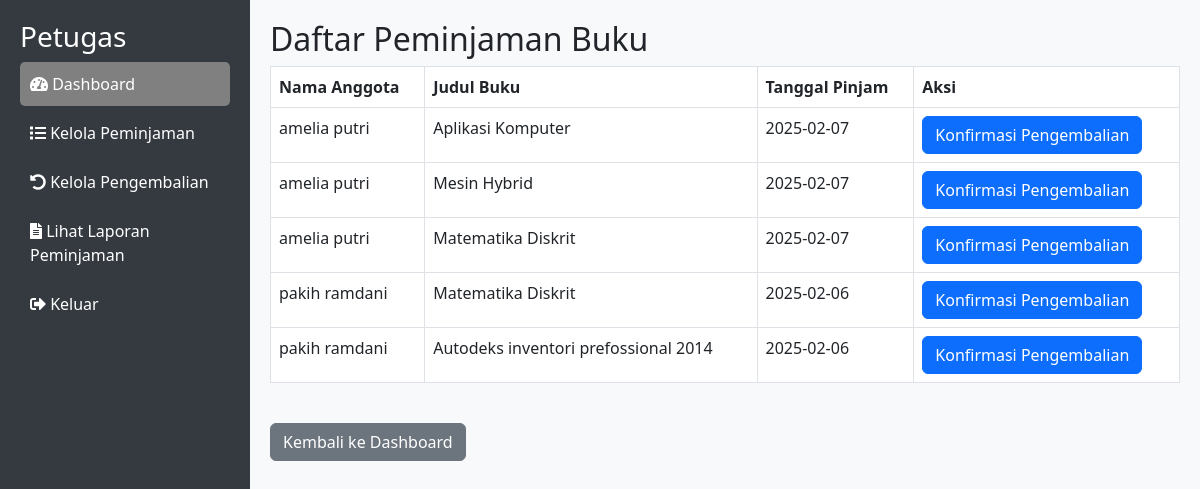
/kelola_peminjamanpetugas.php (signed in), run on the app's committed database.
### tables this page shows
CREATE TABLE `peminjaman` (
  `id` int(11) NOT NULL,
  `user_id` int(11) NOT NULL,
  `buku_id` int(11) NOT NULL,
  `tanggal_pinjam` date NOT NULL,
  `tanggal_kembali` date DEFAULT NULL,
  `status` enum('dipinjam','dikembalikan') DEFAULT 'dipinjam',
  `status_keterlambatan` enum('tepat_waktu','terlambat') DEFAULT 'tepat_waktu',
  `denda` int(11) DEFAULT 0
);

CREATE TABLE `users` (
  `id` int(11) NOT NULL,
  `nim` int(12) DEFAULT NULL,
  `nama` varchar(100) NOT NULL,
  `jurusan` varchar(50) NOT NULL,
  `email` varchar(100) NOT NULL,
  `password` varchar(255) NOT NULL,
  `role` enum('anggota','petugas','admin') NOT NULL
);

CREATE TABLE `buku` (
  `id` int(11) NOT NULL,
  `judul` varchar(255) NOT NULL,
  `penulis` varchar(100) NOT NULL,
  `penerbit` varchar(100) DEFAULT NULL,
  `tahun_terbit` int(11) DEFAULT NULL,
  `jumlah` int(11) NOT NULL,
  `tersedia` int(11) NOT NULL,
  `foto` varchar(255) DEFAULT NULL
);

### kelola_peminjamanpetugas.php (the view, shortened to what this page needs)
<?php
include 'koneksi.php';
$query = "SELECT peminjaman.*, users.nama, buku.judul
          FROM peminjaman
          JOIN users ON peminjaman.user_id = users.id
          JOIN buku ON peminjaman.buku_id = buku.id
          WHERE peminjaman.status = 'dipinjam'
          ORDER BY peminjaman.tanggal_pinjam DESC";
$result = $koneksi->query($query);
?>
<!DOCTYPE html>
<html lang="id">
<head>
    <link href="https://cdn.jsdelivr.net/npm/bootstrap@5.3.0/dist/css/bootstrap.min.css" rel="stylesheet">
    <link href="https://cdnjs.cloudflare.com/ajax/libs/font-awesome/5.15.4/css/all.min.css" rel="stylesheet">
</head>
<body>
    <div class="sidebar">
        <h3>Petugas</h3>
        <a href="dashboard_petugas.php" class="active"><i class="fas fa-tachometer-alt"></i> Dashboard</a>
        <a href="kelola_peminjaman.php"><i class="fas fa-list"></i> Kelola Peminjaman</a>
        <a href="kelola_pengembalian.php"><i class="fas fa-undo-alt"></i> Kelola Pengembalian</a>
        <a href="laporan_peminjaman.php"><i class="fas fa-file-alt"></i> Lihat Laporan Peminjaman</a>
        <a href="logout.php"><i class="fas fa-sign-out-alt"></i> Keluar</a>
    </div>
    <div class="main-content">
        <h2>Daftar Peminjaman Buku</h2>
        <table class="table table-bordered">
            <thead>
                <tr>
                    <th>Nama Anggota</th>
                    <th>Judul Buku</th>
                    <th>Tanggal Pinjam</th>
                    <th>Aksi</th>
                </tr>
            </thead>
            <tbody>
                <?php while ($row = $result->fetch_assoc()) { ?>
                    <tr>
                        <td><?= htmlspecialchars($row['nama']) ?></td>
                        <td><?= htmlspecialchars($row['judul']) ?></td>
                        <td><?= htmlspecialchars($row['tanggal_pinjam']) ?></td>
                        <td><a href="proses_pengembalian.php?id=<?= $row['id'] ?>" class="btn btn-primary">Konfirmasi Pengembalian</a></td>
                    </tr>
                <?php } ?>
            </tbody>
        </table>
        <br>
        <a href="dashboard_petugas.php" class="btn btn-secondary">Kembali ke Dashboard</a>
    </div>
</body>
</html>

### kelola_peminjamanpetugas.php (style rules this page uses)
body { background-color: #f8f9fa; display: flex; min-height: 100vh; margin: 0; }
.sidebar { width: 250px; background-color: #343a40; color: white; min-height: 100vh; padding: 20px; }
.sidebar a { text-decoration: none; color: white; display: block; padding: 10px; border-radius: 5px; margin-bottom: 5px; }
.sidebar a:hover, .sidebar .active { background-color: gray; }
.main-content { flex: 1; padding: 20px; }

### data on the page
peminjaman: user.nama "amelia putri", buku.judul "Aplikasi Komputer", tanggal_pinjam "2025-02-07"
peminjaman: user.nama "amelia putri", buku.judul "Mesin Hybrid", tanggal_pinjam "2025-02-07"
peminjaman: user.nama "amelia putri", buku.judul "Matematika Diskrit", tanggal_pinjam "2025-02-07"
peminjaman: user.nama "pakih ramdani", buku.judul "Matematika Diskrit", tanggal_pinjam "2025-02-06"
peminjaman: user.nama "pakih ramdani", buku.judul "Autodeks inventori prefossional 2014", tanggal_pinjam "2025-02-06"
